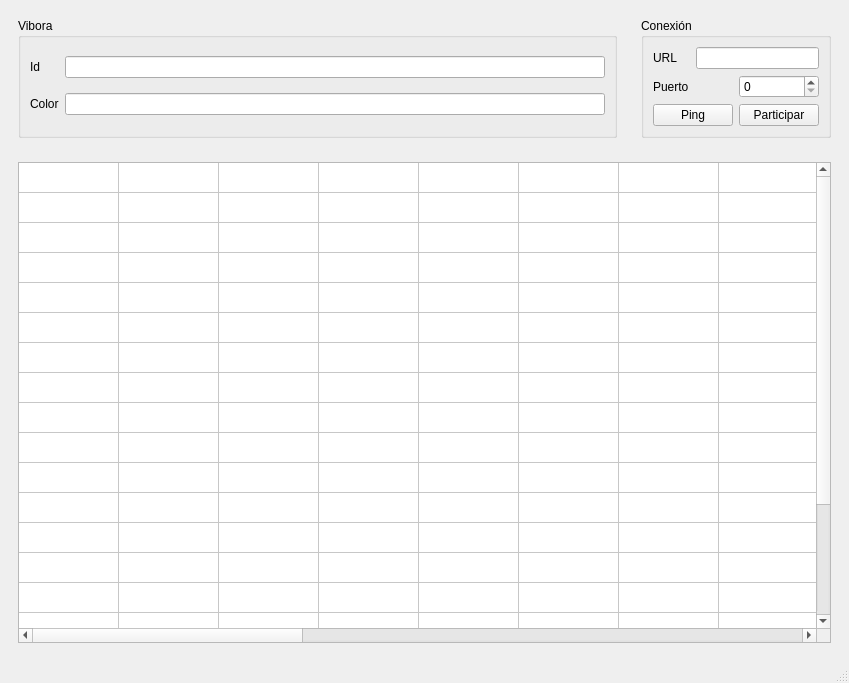
<?xml version="1.0" encoding="UTF-8"?>
<ui version="4.0">
 <class>MainWindow</class>
 <widget class="QMainWindow" name="MainWindow">
  <property name="geometry">
   <rect>
    <x>0</x>
    <y>0</y>
    <width>849</width>
    <height>683</height>
   </rect>
  </property>
  <property name="windowTitle">
   <string>Cliente</string>
  </property>
  <widget class="QWidget" name="centralwidget">
   <layout class="QGridLayout" name="gridLayout_13">
    <item row="0" column="0">
     <widget class="QWidget" name="widget_vibora" native="true">
      <layout class="QGridLayout" name="gridLayout_11">
       <item row="0" column="0">
        <widget class="QGroupBox" name="groupBox">
         <property name="title">
          <string>Vibora</string>
         </property>
         <layout class="QGridLayout" name="gridLayout_3">
          <item row="0" column="0">
           <widget class="QLabel" name="label">
            <property name="text">
             <string>Id</string>
            </property>
           </widget>
          </item>
          <item row="0" column="1">
           <widget class="QLineEdit" name="lineEdit"/>
          </item>
          <item row="1" column="0">
           <widget class="QLabel" name="label_2">
            <property name="text">
             <string>Color</string>
            </property>
           </widget>
          </item>
          <item row="1" column="1">
           <widget class="QLineEdit" name="lineEdit_2"/>
          </item>
         </layout>
        </widget>
       </item>
      </layout>
     </widget>
    </item>
    <item row="0" column="1">
     <widget class="QWidget" name="widget_2" native="true">
      <layout class="QGridLayout" name="gridLayout_10">
       <item row="0" column="0">
        <widget class="QGroupBox" name="grupo_conexion">
         <property name="title">
          <string>Conexión</string>
         </property>
         <layout class="QGridLayout" name="gridLayout_9">
          <item row="0" column="0">
           <widget class="QLabel" name="label_3">
            <property name="text">
             <string>URL</string>
            </property>
           </widget>
          </item>
          <item row="0" column="1" colspan="2">
           <widget class="QLineEdit" name="lineEdit_3"/>
          </item>
          <item row="1" column="0">
           <widget class="QLabel" name="label_4">
            <property name="text">
             <string>Puerto</string>
            </property>
           </widget>
          </item>
          <item row="1" column="2">
           <widget class="QSpinBox" name="spinBox"/>
          </item>
          <item row="2" column="0" colspan="2">
           <widget class="QPushButton" name="pushButton">
            <property name="text">
             <string>Ping</string>
            </property>
           </widget>
          </item>
          <item row="2" column="2">
           <widget class="QPushButton" name="pushButton_2">
            <property name="text">
             <string>Participar</string>
            </property>
           </widget>
          </item>
         </layout>
        </widget>
       </item>
      </layout>
     </widget>
    </item>
    <item row="1" column="0" colspan="2">
     <widget class="QWidget" name="widget_3" native="true">
      <layout class="QGridLayout" name="gridLayout_12">
       <item row="0" column="0">
        <widget class="QTableWidget" name="Tabla">
         <property name="rowCount">
          <number>20</number>
         </property>
         <property name="columnCount">
          <number>20</number>
         </property>
         <attribute name="horizontalHeaderVisible">
          <bool>false</bool>
         </attribute>
         <attribute name="horizontalHeaderMinimumSectionSize">
          <number>1</number>
         </attribute>
         <attribute name="verticalHeaderVisible">
          <bool>false</bool>
         </attribute>
         <attribute name="verticalHeaderMinimumSectionSize">
          <number>1</number>
         </attribute>
         <row/>
         <row/>
         <row/>
         <row/>
         <row/>
         <row/>
         <row/>
         <row/>
         <row/>
         <row/>
         <row/>
         <row/>
         <row/>
         <row/>
         <row/>
         <row/>
         <row/>
         <row/>
         <row/>
         <row/>
         <column/>
         <column/>
         <column/>
         <column/>
         <column/>
         <column/>
         <column/>
         <column/>
         <column/>
         <column/>
         <column/>
         <column/>
         <column/>
         <column/>
         <column/>
         <column/>
         <column/>
         <column/>
         <column/>
         <column/>
        </widget>
       </item>
      </layout>
     </widget>
    </item>
   </layout>
  </widget>
  <widget class="QStatusBar" name="statusbar"/>
 </widget>
 <resources/>
 <connections/>
</ui>
